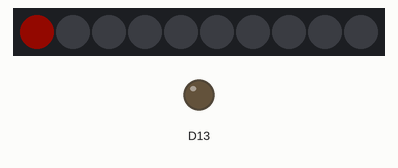
Recording of a sketch running on a simulated Adafruit Circuit Playground Express. Shown: 10 RGB LEDs in strip order, left to right, output pins drawn as LEDs (lit = HIGH). Dim RGB values are drawn brighter than linear; random numbers use the default seed unless the sketch sets one.

Above: at 0.1 s.
At 5.7 s:
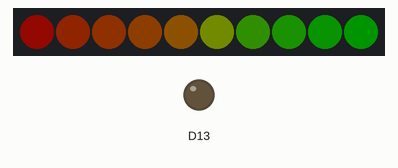
At 9.72 s:
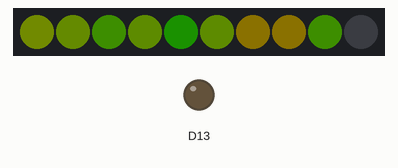
At 13.7 s:
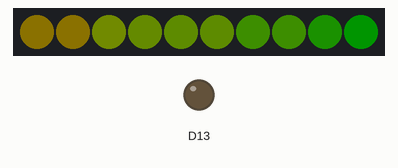
At 25.96 s:
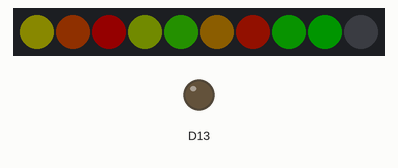
At 39.79 s:
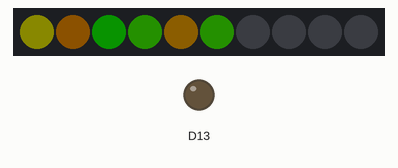

Measured:
- what the display in image 1 shows lasts 2.2 s, from 5.6 s to 7.8 s
- what the display in image 3 shows lasts 2.4 s, from 13.6 s to 16.0 s

The sketch:

ArtScience_SortAlgorithm.ino
```cpp
#include "Adafruit_CircuitPlayground.h"

byte numbers[9];
int i, j;

void setup() {
  // put your setup code here, to run once:
  CircuitPlayground.begin();
  CircuitPlayground.clearPixels();

}

void loop() {
  randomize();
  //Algoritmo bubbleSort
  for (i = 0; i <= 9 ; i++) {
    for (j = 0; j <= 9 - i; j++) {
      if (numbers[j] <= numbers[j + 1]) {
        //swap fitnes
        float f = numbers[j];
        numbers[j] = numbers[j + 1];
        numbers[j + 1] = f;
        CircuitPlayground.setPixelColor(j, CircuitPlayground.strip.Color(numbers[j], 255 - numbers[j], 0));
        CircuitPlayground.setPixelColor(j + 1, CircuitPlayground.strip.Color(numbers[j + 1], 255 - numbers[j + 1], 0));
        delay(200);
      }
    }
  }
  delay(2000);
  CircuitPlayground.clearPixels();
}

void randomize() {
  for (int i = 0; i < 9 ; i++) {
    numbers[i] = random(255);
    CircuitPlayground.setPixelColor(i, CircuitPlayground.strip.Color(numbers[i], 255 - numbers[i], 0));
    delay(200);
  }
}
```
